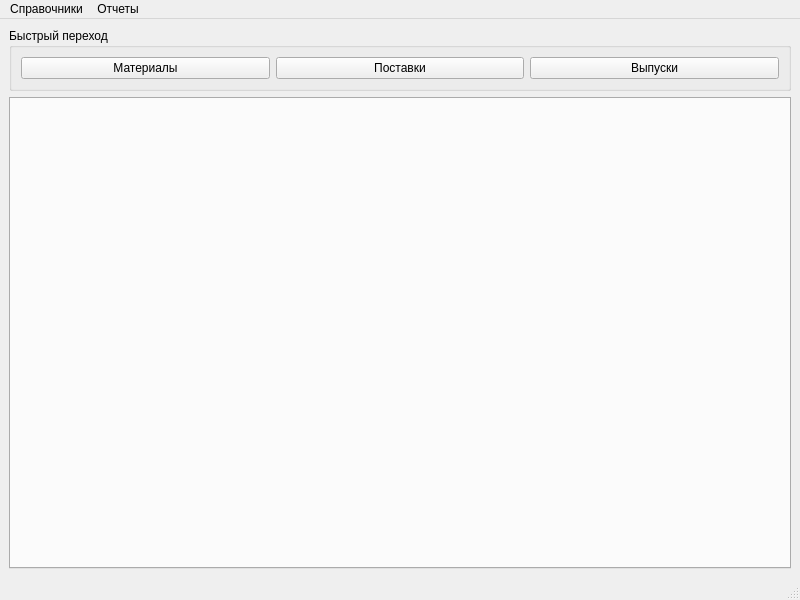
<?xml version="1.0" encoding="UTF-8"?>
<ui version="4.0">
 <class>MainWindow</class>
 <widget class="QMainWindow" name="MainWindow">
  <property name="geometry">
   <rect>
    <x>0</x>
    <y>0</y>
    <width>800</width>
    <height>600</height>
   </rect>
  </property>
  <property name="minimumSize">
   <size>
    <width>800</width>
    <height>600</height>
   </size>
  </property>
  <property name="windowTitle">
   <string>Курсовой проект</string>
  </property>
  <widget class="QWidget" name="centralwidget">
   <layout class="QVBoxLayout" name="verticalLayout_2">
    <item>
     <widget class="QGroupBox" name="groupBox">
      <property name="title">
       <string>Быстрый переход</string>
      </property>
      <layout class="QHBoxLayout" name="horizontalLayout">
       <item>
        <widget class="QPushButton" name="pushButtonMaterials">
         <property name="text">
          <string>Материалы</string>
         </property>
        </widget>
       </item>
       <item>
        <widget class="QPushButton" name="pushButtonIncomes">
         <property name="text">
          <string>Поставки</string>
         </property>
        </widget>
       </item>
       <item>
        <widget class="QPushButton" name="pushButtonReleases">
         <property name="text">
          <string>Выпуски</string>
         </property>
        </widget>
       </item>
      </layout>
     </widget>
    </item>
    <item>
     <widget class="QTabWidget" name="tabWidget">
      <property name="currentIndex">
       <number>-1</number>
      </property>
      <property name="tabsClosable">
       <bool>true</bool>
      </property>
      <property name="movable">
       <bool>false</bool>
      </property>
      <property name="tabBarAutoHide">
       <bool>false</bool>
      </property>
     </widget>
    </item>
   </layout>
  </widget>
  <widget class="QStatusBar" name="statusbar"/>
  <widget class="QMenuBar" name="menubar">
   <property name="geometry">
    <rect>
     <x>0</x>
     <y>0</y>
     <width>800</width>
     <height>21</height>
    </rect>
   </property>
   <widget class="QMenu" name="menuCatalogs">
    <property name="title">
     <string>Справочники</string>
    </property>
    <addaction name="actionMaterials"/>
    <addaction name="actionPositions"/>
    <addaction name="actionResponsible"/>
    <addaction name="actionProducers"/>
    <addaction name="actionIncomes"/>
    <addaction name="actionReleases"/>
   </widget>
   <widget class="QMenu" name="menuReports">
    <property name="title">
     <string>Отчеты</string>
    </property>
    <addaction name="actionIncomesInDates"/>
    <addaction name="actionMaterialsWithPriceOver"/>
    <addaction name="actionMaterialPositionsByName"/>
   </widget>
   <addaction name="menuCatalogs"/>
   <addaction name="menuReports"/>
  </widget>
  <action name="actionPositions">
   <property name="text">
    <string>Складские позиции</string>
   </property>
  </action>
  <action name="actionResponsible">
   <property name="text">
    <string>Ответственные</string>
   </property>
  </action>
  <action name="actionProducers">
   <property name="text">
    <string>Поставщики</string>
   </property>
  </action>
  <action name="actionIncomes">
   <property name="text">
    <string>Поставки</string>
   </property>
  </action>
  <action name="actionReleases">
   <property name="text">
    <string>Выпуски</string>
   </property>
  </action>
  <action name="actionMaterials">
   <property name="text">
    <string>Материалы</string>
   </property>
  </action>
  <action name="actionIncomesInDates">
   <property name="text">
    <string>Поставки в указанный промежуток</string>
   </property>
  </action>
  <action name="actionMaterialsWithPriceOver">
   <property name="text">
    <string>Материалы на балансе со стоимостью выше</string>
   </property>
  </action>
  <action name="actionMaterialPositionsByName">
   <property name="text">
    <string>Расположение материала с указанным наименованием</string>
   </property>
  </action>
 </widget>
 <resources/>
 <connections/>
</ui>
